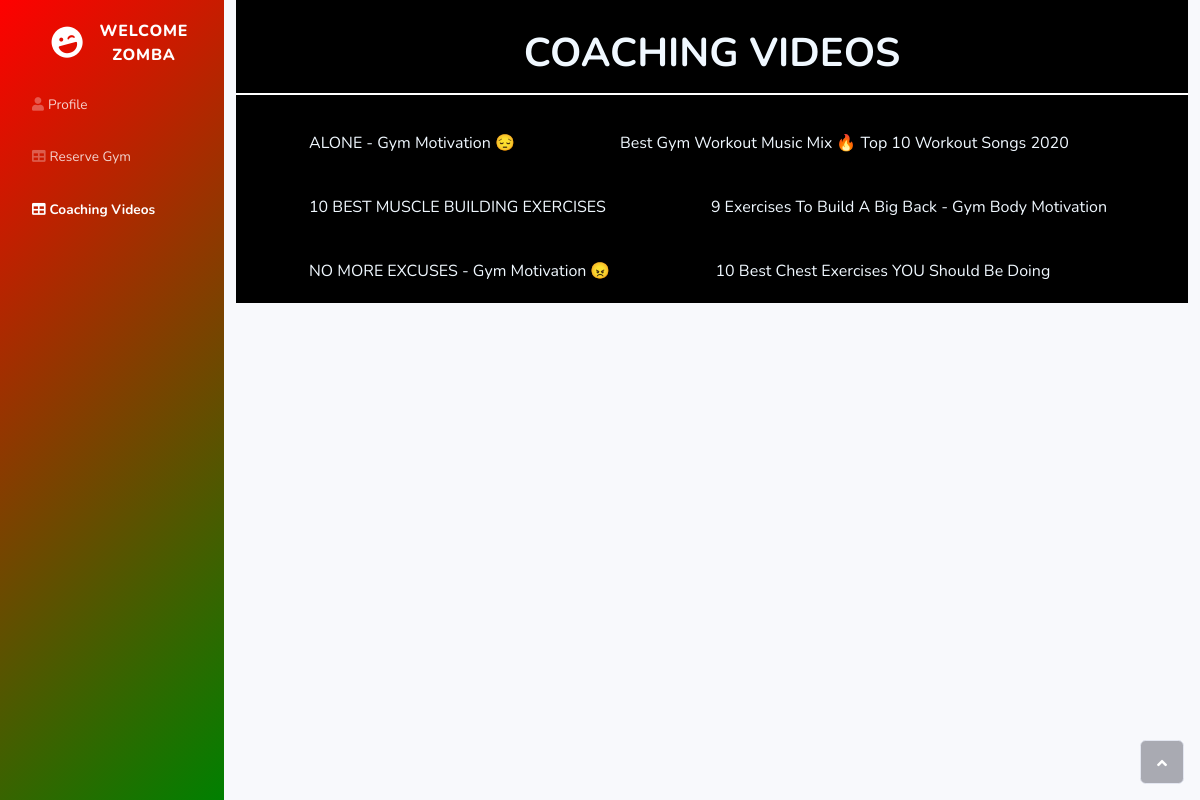
The page /queue/ (signed in) on the database its author committed.
### home/models.py (models this page shows, shortened)
class User(AbstractUser):
    name = models.CharField(max_length=30, null=True)
    email = models.EmailField(unique=True, null=True)
    idcardno = models.IntegerField( null=True)
    phoneno = models.IntegerField( null=True)
    image = models.ImageField(upload_to="img/%y", default="avatar.jpeg", null=True, blank=True)
    USERNAME_FIELD = 'email'
    REQUIRED_FIELDS = []

class Video(models.Model):
    title = models.CharField(max_length=100)
    added = models.DateTimeField(auto_now_add=True)
    url = EmbedVideoField()
    class Meta:
        ordering = ['-added']

### home/views.py (the view)
# urls.py: path('queue/', views.video, name="queue"),
@login_required(login_url='/login')
def video(request):
    videos = Video.objects.all()
    context = {'videos': videos}
    return render(request, 'home/table.html', context)

### home/templates/home/table.html (shortened to what this page needs)
<!DOCTYPE html>
<html>
    {% load static %}
    {% load embed_video_tags %}
    {% block content %}
<head>
    <link rel="stylesheet" href="{% static 'asset/bootstrap/css/bootstrap.min.css' %}">
    <link rel="stylesheet" href="{% static 'asset/fonts/fontawesome-all.min.css' %}">
    <link rel="stylesheet" href="{% static 'asset/css/untitled.css' %}">
</head>
<body id="page-top">
    <div id="wrapper">
        <nav class="navbar navbar-dark align-items-start sidebar sidebar-dark accordion " style="background-image: linear-gradient(-45deg, green, red);">
            <div class="container-fluid d-flex flex-column p-0">
                <a class="navbar-brand d-flex justify-content-center align-items-center sidebar-brand m-0" >
                    <div class="sidebar-brand-icon rotate-n-15"><i class="fas fa-laugh-wink"></i></div>
                    <div class="sidebar-brand-text mx-3"><span style="color:white">Welcome <br> {{ user.username }}</span></div>
                </a>
                <ul class="nav navbar-nav text-light" id="accordionSidebar">
                    <li class="nav-item" role="presentation"><a class="nav-link " href="{% url 'profile' %}"><i class="fas fa-user"></i><span>Profile</span></a></li>
                        <li class="nav-item" role="presentation"><a class="nav-link" href="{% url 'session' %}"><i class="fas fa-table"></i>Reserve Gym</a>
                        <li class="nav-item" role="presentation"><a class="nav-link active" href="{% url 'queue' %}"><i class="fas fa-table"></i>Coaching Videos</a>
                </ul>
            </div>
        </nav>
        <div class="d-flex flex-column" id="content-wrapper">
            <div id="content">
        <div class="container">
            <div class="row justify-content-center">
                        <div class="card-body p-0" style="background-color: black;" >
                            <h1 style="text-align: center; text-shadow: 0rem; font-weight: bold; margin-top: 3%; color: aliceblue;">COACHING VIDEOS</h1>
                            <hr style="border: 1px solid white;">
                            <div class="row" >
                                {% for item in videos %}
                                    <div class="embed-responsive-item" allowfullscreen>
                                    <div style="padding: 20px; padding-left: 85px;">
                                    <div style="color: aliceblue;">
                                        {{ item.title }}
                                    </div>
                                </div>
                                </div>
                                {% endfor %}
                            </div>
                        </div>
            </div>
        </div>
    </div><a class="border rounded d-inline scroll-to-top" href="#page-top"><i class="fas fa-angle-up"></i></a></div>
</body>
</html>
{% endblock %}

### rows shown on the page
User: username "ZOMBA"
Video: title "ALONE - Gym Motivation 😔"
Video: title "Best Gym Workout Music Mix 🔥 Top 10 Workout Songs 2020"
Video: title "10 BEST MUSCLE BUILDING EXERCISES"
Video: title "9 Exercises To Build A Big Back - Gym Body Motivation"
Video: title "NO MORE EXCUSES - Gym Motivation 😠"
Video: title "10 Best Chest Exercises YOU Should Be Doing"
